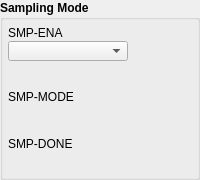
         <widget class="QGroupBox" name="groupBox">
          <property name="sizePolicy">
           <sizepolicy hsizetype="Fixed" vsizetype="Fixed">
            <horstretch>0</horstretch>
            <verstretch>0</verstretch>
           </sizepolicy>
          </property>
          <property name="minimumSize">
           <size>
            <width>130</width>
            <height>180</height>
           </size>
          </property>
          <property name="font">
           <font>
            <weight>75</weight>
            <bold>true</bold>
           </font>
          </property>
          <property name="title">
           <string>Sampling Mode</string>
          </property>
          <layout class="QVBoxLayout" name="verticalLayout_3">
           <property name="spacing">
            <number>1</number>
           </property>
           <property name="margin">
            <number>5</number>
           </property>
           <item>
            <widget class="QLabel" name="label_30">
             <property name="sizePolicy">
              <sizepolicy hsizetype="Preferred" vsizetype="Fixed">
               <horstretch>0</horstretch>
               <verstretch>0</verstretch>
              </sizepolicy>
             </property>
             <property name="minimumSize">
              <size>
               <width>0</width>
               <height>15</height>
              </size>
             </property>
             <property name="font">
              <font>
               <weight>50</weight>
               <bold>false</bold>
              </font>
             </property>
             <property name="text">
              <string>SMP-ENA</string>
             </property>
             <property name="scaledContents">
              <bool>true</bool>
             </property>
             <property name="alignment">
              <set>Qt::AlignLeading|Qt::AlignLeft|Qt::AlignVCenter</set>
             </property>
            </widget>
           </item>
           <item>
            <widget class="caMenu" name="caMenu_0">
             <property name="sizePolicy">
              <sizepolicy hsizetype="Fixed" vsizetype="Fixed">
               <horstretch>0</horstretch>
               <verstretch>0</verstretch>
              </sizepolicy>
             </property>
             <property name="minimumSize">
              <size>
               <width>120</width>
               <height>20</height>
              </size>
             </property>
             <property name="maximumSize">
              <size>
               <width>16777215</width>
               <height>20</height>
              </size>
             </property>
             <property name="sizeAdjustPolicy">
              <enum>QComboBox::AdjustToMinimumContentsLength</enum>
             </property>
             <property name="channel" stdset="0">
              <string>$(DEV):SMP-MODE</string>
             </property>
             <property name="colorMode">
              <enum>caMenu::Static</enum>
             </property>
             <property name="foreground">
              <color>
               <red>0</red>
               <green>0</green>
               <blue>0</blue>
              </color>
             </property>
             <property name="background">
              <color>
               <red>212</red>
               <green>219</green>
               <blue>157</blue>
              </color>
             </property>
            </widget>
           </item>
           <item>
            <spacer name="verticalSpacer">
             <property name="orientation">
              <enum>Qt::Vertical</enum>
             </property>
             <property name="sizeHint" stdset="0">
              <size>
               <width>20</width>
               <height>5</height>
              </size>
             </property>
            </spacer>
           </item>
           <item>
            <widget class="QLabel" name="label_31">
             <property name="sizePolicy">
              <sizepolicy hsizetype="Preferred" vsizetype="Fixed">
               <horstretch>0</horstretch>
               <verstretch>0</verstretch>
              </sizepolicy>
             </property>
             <property name="minimumSize">
              <size>
               <width>0</width>
               <height>15</height>
              </size>
             </property>
             <property name="font">
              <font>
               <weight>50</weight>
               <bold>false</bold>
              </font>
             </property>
             <property name="text">
              <string>SMP-MODE</string>
             </property>
             <property name="alignment">
              <set>Qt::AlignLeading|Qt::AlignLeft|Qt::AlignVCenter</set>
             </property>
            </widget>
           </item>
           <item>
            <widget class="caChoice" name="caChoice_0">
             <property name="sizePolicy">
              <sizepolicy hsizetype="Fixed" vsizetype="Fixed">
               <horstretch>0</horstretch>
               <verstretch>0</verstretch>
              </sizepolicy>
             </property>
             <property name="minimumSize">
              <size>
               <width>120</width>
               <height>30</height>
              </size>
             </property>
             <property name="maximumSize">
              <size>
               <width>120</width>
               <height>30</height>
              </size>
             </property>
             <property name="channel" stdset="0">
              <string>$(DEV):SMP-ENA</string>
             </property>
             <property name="foreground">
              <color>
               <red>0</red>
               <green>0</green>
               <blue>0</blue>
              </color>
             </property>
             <property name="background">
              <color>
               <red>187</red>
               <green>193</green>
               <blue>135</blue>
              </color>
             </property>
             <property name="colorMode">
              <enum>caChoice::Static</enum>
             </property>
             <property name="endBit">
              <number>1</number>
             </property>
            </widget>
           </item>
           <item>
            <widget class="QLabel" name="label_32">
             <property name="sizePolicy">
              <sizepolicy hsizetype="Preferred" vsizetype="Fixed">
               <horstretch>0</horstretch>
               <verstretch>0</verstretch>
              </sizepolicy>
             </property>
             <property name="minimumSize">
              <size>
               <width>0</width>
               <height>15</height>
              </size>
             </property>
             <property name="font">
              <font>
               <weight>50</weight>
               <bold>false</bold>
              </font>
             </property>
             <property name="text">
              <string>SMP-DONE</string>
             </property>
             <property name="alignment">
              <set>Qt::AlignLeading|Qt::AlignLeft|Qt::AlignVCenter</set>
             </property>
            </widget>
           </item>
           <item>
            <widget class="caGraphics" name="caGraphics_0">
             <property name="sizePolicy">
              <sizepolicy hsizetype="Fixed" vsizetype="Fixed">
               <horstretch>0</horstretch>
               <verstretch>0</verstretch>
              </sizepolicy>
             </property>
             <property name="minimumSize">
              <size>
               <width>20</width>
               <height>20</height>
              </size>
             </property>
             <property name="foreground">
              <color>
               <red>0</red>
               <green>216</green>
               <blue>0</blue>
              </color>
             </property>
             <property name="linestyle" stdset="0">
              <enum>caGraphics::Solid</enum>
             </property>
             <property name="fillstyle" stdset="0">
              <enum>caGraphics::Filled</enum>
             </property>
             <property name="lineColor">
              <color>
               <red>0</red>
               <green>216</green>
               <blue>0</blue>
              </color>
             </property>
             <property name="visibility">
              <enum>caGraphics::IfNotZero</enum>
             </property>
             <property name="channel" stdset="0">
              <string>$(DEV):SMP-DONE</string>
             </property>
             <property name="form">
              <enum>caGraphics::Circle</enum>
             </property>
            </widget>
           </item>
          </layout>
         </widget>
